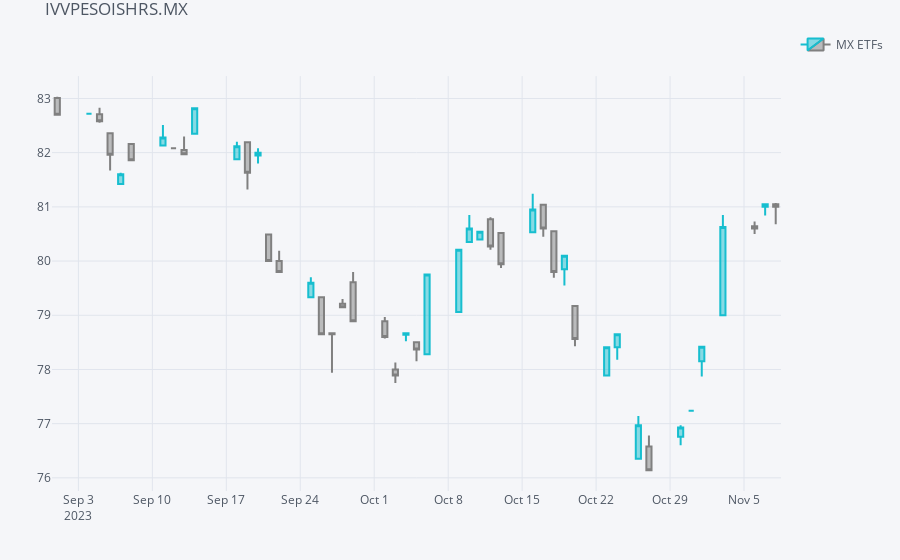

Notebook source saved alongside this figure:
### Code cell
# adding more technical stuff
qf = cf.QuantFig(df = ivvpesoishrs.loc["09-2023":])
type(qf)

qf.iplot(title= "IVVPESOISHRS.MX", name = "MX ETFs")

### Figure 1 — Plotly figure (JSON) as saved in the notebook; plotly's stock layout.template omitted (floating-point values rounded to 4 significant figures)
{"data": [{"close": [82.7, 82.72, 82.58, 81.96, 81.6, 81.86, 82.28, 82.08, 81.97, 82.82, null, 82.12, 81.63, 82, 80, 79.8, 79.6, 78.65, 78.65, 79.15, 78.89, 78.6, 77.89, 78.67, 78.37, 79.75, 80.21, 80.6, 80.54, 80.27, 79.94, 80.95, 80.6, 79.8, 80.1, 78.56, 78.41, 78.65, null, 76.97, 76.14, 76.93, 77.24, 78.42, 80.63, 80.6, 81.05, 81], "decreasing": {"line": {"color": "#808080"}}, "high": [83.03, 82.72, 82.83, 82.36, 81.63, 82.16, 82.51, 82.08, 82.3, 82.82, null, 82.2, 82.19, 82.08, 80.49, 80.19, 79.7, 79.33, 78.67, 79.3, 79.8, 78.97, 78.13, 78.68, 78.51, 79.75, 80.21, 80.85, 80.54, 80.81, 80.52, 81.24, 81.04, 80.55, 80.1, 79.17, 78.41, 78.66, null, 77.14, 76.78, 76.97, 77.24, 78.42, 80.85, 80.73, 81.05, 81.07], "increasing": {"line": {"color": "#17BECF"}}, "low": [82.68, 82.72, 82.55, 81.67, 81.42, 81.86, 82.13, 82.08, 81.97, 82.35, null, 81.88, 81.32, 81.8, 80, 79.79, 79.33, 78.65, 77.94, 79.13, 78.89, 78.57, 77.75, 78.52, 78.15, 78.28, 79.05, 80.35, 80.4, 80.21, 79.87, 80.53, 80.45, 79.69, 79.55, 78.43, 77.89, 78.18, null, 76.35, 76.14, 76.6, 77.24, 77.87, 79, 80.5, 80.84, 80.68], "name": "MX ETFs", "open": [83.01, 82.72, 82.71, 82.36, 81.42, 82.16, 82.13, 82.08, 82.05, 82.35, null, 81.88, 82.19, 81.95, 80.49, 80, 79.33, 79.33, 78.67, 79.21, 79.61, 78.89, 78, 78.64, 78.5, 78.28, 79.06, 80.35, 80.4, 80.77, 80.52, 80.53, 81.04, 80.55, 79.85, 79.17, 77.89, 78.41, null, 76.35, 76.58, 76.76, 77.24, 78.15, 79, 80.64, 81, 81.05], "showlegend": true, "type": "candlestick", "x": ["2023-09-01", "2023-09-04", "2023-09-05", "2023-09-06", "2023-09-07", "2023-09-08", "2023-09-11", "2023-09-12", "2023-09-13", "2023-09-14", "2023-09-15", "2023-09-18", "2023-09-19", "2023-09-20", "2023-09-21", "2023-09-22", "2023-09-25", "2023-09-26", "2023-09-27", "2023-09-28", "2023-09-29", "2023-10-02", "2023-10-03", "2023-10-04", "2023-10-05", "2023-10-06", "2023-10-09", "2023-10-10", "2023-10-11", "2023-10-12", "2023-10-13", "2023-10-16", "2023-10-17", "2023-10-18", "2023-10-19", "2023-10-20", "2023-10-23", "2023-10-24", "2023-10-25", "2023-10-26", "2023-10-27", "2023-10-30", "2023-10-31", "2023-11-01", "2023-11-03", "2023-11-06", "2023-11-07", "2023-11-08"], "yaxis": "y2"}], "layout": {"legend": {"bgcolor": "#F5F6F9", "font": {"color": "#4D5663"}}, "margin": {"b": 30, "l": 30, "r": 30, "t": 30}, "paper_bgcolor": "#F5F6F9", "plot_bgcolor": "#F5F6F9", "showlegend": true, "title": {"font": {"color": "#4D5663"}, "text": "IVVPESOISHRS.MX"}, "xaxis": {"anchor": "y2", "gridcolor": "#E1E5ED", "rangeselector": {"bgcolor": "rgba(150, 200, 250, 1)", "buttons": [{"count": 1, "label": "1m", "step": "month", "stepmode": "backward"}, {"count": 1, "label": "1y", "step": "year", "stepmode": "backward"}], "font": {"size": 13}, "visible": false, "x": 0, "y": 0.9}, "rangeslider": {"visible": false}, "showgrid": true, "tickfont": {"color": "#4D5663"}, "title": {"font": {"color": "#4D5663"}, "text": ""}, "zerolinecolor": "#E1E5ED"}, "yaxis": {"gridcolor": "#E1E5ED", "showgrid": true, "showticklabels": false, "tickfont": {"color": "#4D5663"}, "title": {"font": {"color": "#4D5663"}, "text": ""}, "zerolinecolor": "#E1E5ED"}, "yaxis2": {"domain": [0, 0.9], "gridcolor": "#E1E5ED", "showgrid": true, "tickfont": {"color": "#4D5663"}, "title": {"font": {"color": "#4D5663"}, "text": ""}, "zerolinecolor": "#E1E5ED"}}}
